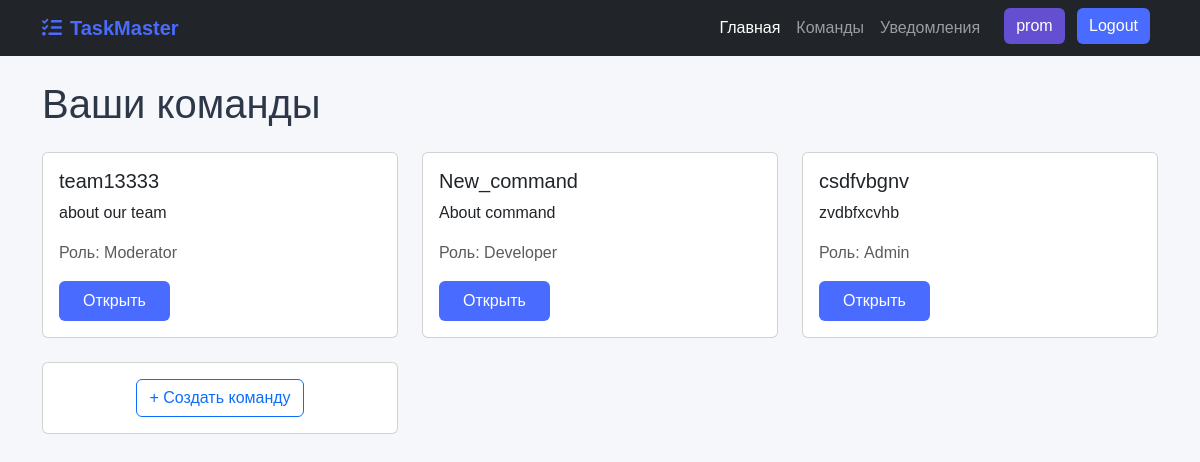
Screenshot of /dashboard (signed in) with the database file from the repository.
### tasktracker/models.py (models this page shows, shortened)
class TeamMember(models.Model):
    ROLE_CHOICES = [
        ('ADMIN', 'Admin'),
        ('MODERATOR', 'Moderator'),
        ('DEVELOPER', 'Developer'),
        ('VIEWER', 'Viewer'),
    ]
    user = models.ForeignKey(User, on_delete=models.CASCADE)
    team = models.ForeignKey(Team, on_delete=models.CASCADE)
    role = models.CharField(max_length=10, choices=ROLE_CHOICES, default='DEVELOPER')
    joined_at = models.DateTimeField(auto_now_add=True)
    class Meta:
        unique_together = ('user', 'team')

class Team(models.Model):
    name = models.CharField(max_length=100)
    description = models.TextField(blank=True)
    created_at = models.DateTimeField(auto_now_add=True)
    updated_at = models.DateTimeField(auto_now=True)

### tasktracker/views.py (the view)
# urls.py: path('dashboard', dashboard, name='dashboard'),
@login_required
def dashboard(request):
    if(request.user.is_staff):
        user_teams = TeamMember.objects.all()
    else:
        user_teams = TeamMember.objects.filter(user=request.user)
    context = {
        'user_teams': user_teams,
    }
    return render(request, 'tasktracker/dashboard.html', context)

### tasktracker/templates/tasktracker/dashboard.html (shortened to what this page needs)
{% extends 'base.html' %}
{% block content %}
<h1>Ваши команды</h1>
<div class="row mt-4">
    {% for member in user_teams %}
    <div class="col-md-4 mb-4">
        <div class="card">
            <div class="card-body">
                <h5 class="card-title">{{ member.team.name }}</h5>
                <p class="card-text">{{ member.team.description|truncatechars:100 }}</p>
                <p class="text-muted">Роль: {{ member.get_role_display }}</p>
                <a href="{% url 'team_detail' team_id=member.team.id %}" class="btn btn-primary">Открыть</a>
            </div>
        </div>
    </div>
    {% empty %}
    <div class="col-12">
        <div class="alert alert-info">
            Вы не состоите ни в одной команде. <a href="{% url 'create_team' %}">Создайте новую команду</a>.
        </div>
    </div>
    {% endfor %}
    {% if user_teams %}
    <div class="col-md-4 mb-4">
        <div class="card h-100">
            <div class="card-body d-flex align-items-center justify-content-center">
                <a href="{% url 'create_team' %}" class="btn btn-outline-primary">+ Создать команду</a>
            </div>
        </div>
    </div>
    {% endif %}
</div>
{% endblock %}

### tasktracker/templates/base.html (shortened to what this page needs)
<!DOCTYPE html>
<html lang="ru">
<head>
    <link href="https://cdn.jsdelivr.net/npm/bootstrap@5.3.0/dist/css/bootstrap.min.css" rel="stylesheet">
    <link href="https://cdn.jsdelivr.net/npm/bootstrap@5.3.0/dist/css/bootstrap.min.css" rel="stylesheet">
    <link rel="stylesheet" href="https://cdnjs.cloudflare.com/ajax/libs/font-awesome/6.4.0/css/all.min.css">
</head>
<body class="{% block body_class %}{% endblock %}">
    <nav class="navbar navbar-expand-lg navbar-dark bg-dark">
        <div class="container">
            {% load static %}
            <a class="navbar-brand" href="{% url 'main' %}">
                <i class="fas fa-tasks me-2"></i>TaskMaster
            </a>
            <div class="collapse navbar-collapse" id="navbarNav">
                <ul class="navbar-nav">
                    <div class="collapse navbar-collapse" id="navbarNav">
                <ul class="navbar-nav ms-auto">
                    <li class="nav-item">
                        <a class="nav-link active" href="{% url 'profile' %}">Главная</a>
                    </li>
                    <li class="nav-item">
                        <a class="nav-link" href="{% url 'dashboard' %}">Команды</a>
                    </li>
                    <li class="nav-item">
                        <a class="nav-link position-relative" href="{% url 'notifications' %}">
                            Уведомления
                        </a>
                    </li>
                    <li class="nav-item">
                            {% if request.user.is_authenticated %}
                        <a href="/profile" type="button" class="btn btn-custom me-2 mx-3 ">{{ user.username }}</a>
                            <a href="/logout" type="button" class="btn btn-custom-login me-2 ">Logout</a>
                            {% else %}
                            <a href="/login" type="button" class="btn btn-custom-login me-2 mx-3">Login</a>
                            <a href="/registration" type="button" class="btn btn-custom-login me-2">Sign-up</a>
                            {% endif %}
                        </li>
                </ul>
            </div>
                </ul>
            </div>
        </div>
    </nav>
    <div class="container mt-4">
        {% block content %}{% endblock %}
    </div>
</body>
</html>

### tasktracker/templates/base.html (style rules this page uses)
:root { --primary: #4a6bff; --secondary: #fb8516; --dark: #2d3748; --light: #f7fafc; --success: #48bb78; --danger: #e53e3e; }
body { font-family: 'Kumbh Sans', sans-serif; background-color: #f5f7fa; color: var(--dark); }
.navbar-brand { font-weight: 700; color: var(--primary); }
.btn-primary { background-color: var(--primary); border: none; padding: 0.5rem 1.5rem; }
.btn-custom { background-color: #634FD0; color: white; border: none; }
.btn-custom-login { background-color: #4a6bff; color: white; border: none; }

### rows the page displays
TeamMember: team.name "team13333", team.description "about our team", role "Moderator"
TeamMember: team.name "New_command", team.description "About command", role "Developer"
TeamMember: team.name "csdfvbgnv", team.description "zvdbfxcvhb", role "Admin"

### other values shown
{{ user.username }} "prom"
